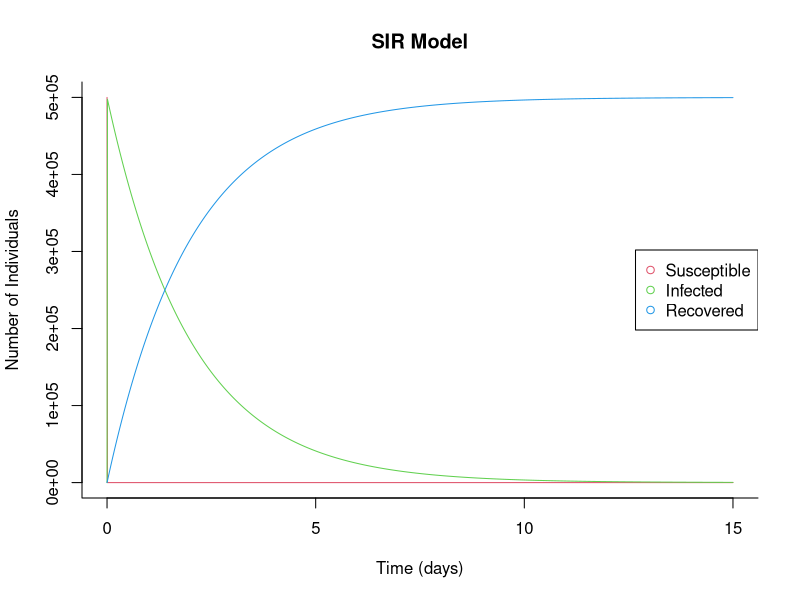

The R source for this figure:
#install.packages("deSolve")
library(deSolve)

#Set up system of ordinary differential equations
sir <- function(time, state, parameters) {
  with(as.list(c(state, parameters)), {
    dS <- -beta * S * I
    dI <- beta * S * I - gamma * I
    dR <- gamma * I
    
    return(list(c(dS, dI, dR)))
  })
}

#Define initial conditions and parameter values
init <- c(S = 500000, I = 1, R=0) #population size, and how many individuals start in each susceptible, infected, or removed category
parameters <- c(beta = 0.0734, gamma = 0.5) #you can play with transmission and recovery rates here
time <- seq(0, 15, by = .01) #how long to integrate over [time interval]?

#Run ordinary differential equation solver
out <- as.data.frame(ode(y = init, times = time, func = sir, parms = parameters))
out$time<-NULL

#Plot the output
matplot(time, out, type = "l", xlab = "Time (days)", ylab = "Number of Individuals", main = "SIR Model", lwd = 1, lty = 1, bty = "l", 
        col = 2:4)
legend("right", c("Susceptible", "Infected", "Recovered"), pch = 1, col = 2:4)
